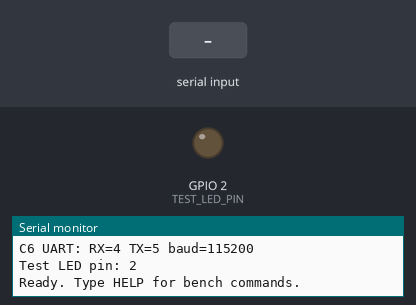
Simulated run of this sketch. Board: ESP32-C6. Shown: output pins drawn as LEDs (lit = HIGH), the last lines printed to the serial monitor. The test bench sets the inputs (shaded band).

Above: at 1.7 s.
1.8 s: "LED:ON\n" received over Serial
At 3.0 s:
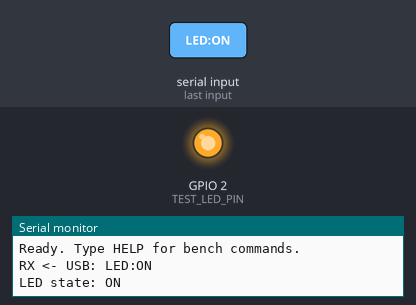
3.3 s: "HELLO\n" received over the second serial link
4.8 s: "HELLO\n" received over Serial
6.3 s: "STATUS:REQUEST\n" received over the second serial link
7.8 s: "STATUS:REQUEST\n" received over Serial
9.3 s: "LED:ON\n" received over the second serial link
Timing chart, 0 to 11.8 s (numbered marks = the images above; inputs shaded):
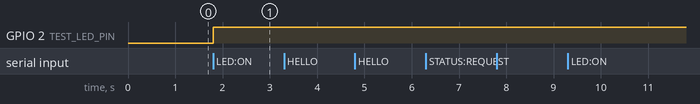

The sketch:

ShowduinoP4LedProof.ino
```cpp
/*
  Showduino P4 LED Proof-of-Life

  Purpose:
  - Runs on the ESP32-P4 side.
  - Receives text commands from the built-in ESP32-C6 bridge over UART.
  - Toggles a test LED/output when the touchscreen sends LED:TOGGLE.

  Tonight's test chain:

    5in touchscreen button
      -> ESP-NOW
      -> built-in C6 bridge
      -> UART
      -> P4 LED/output toggles

  Serial Monitor: 115200 baud

  IMPORTANT:
  - Set TEST_LED_PIN to a real safe output on your P4 board.
  - If your P4 board has a labelled built-in LED, use that pin.
  - If not, connect an LED + resistor to TEST_LED_PIN and GND.
*/

#include <Arduino.h>

// =========================================================
// Pin and serial settings
// =========================================================
#define USB_DEBUG_BAUD 115200
#define C6_UART_BAUD   115200

// Confirm these against your exact P4 board.
// These must match the C6 bridge sketch P4_UART_RX_PIN / P4_UART_TX_PIN wiring.
#define C6_UART_RX_PIN 4
#define C6_UART_TX_PIN 5

// Change this to your P4 built-in LED pin when confirmed.
// If unsure, wire a normal LED + resistor to this pin for the first proof test.
#define TEST_LED_PIN 2
#define TEST_LED_ON  HIGH
#define TEST_LED_OFF LOW

// =========================================================
// Global variables
// =========================================================
String c6InputBuffer;
String usbInputBuffer;
bool ledState = false;
uint32_t commandCount = 0;
unsigned long lastCommandMs = 0;

// =========================================================
// LED helpers
// =========================================================
void applyLedState() {
  digitalWrite(TEST_LED_PIN, ledState ? TEST_LED_ON : TEST_LED_OFF);
  Serial.print("LED state: ");
  Serial.println(ledState ? "ON" : "OFF");
}

void toggleLed() {
  ledState = !ledState;
  applyLedState();
}

// =========================================================
// Command parser
// =========================================================
void handleCommand(String command, const char *source) {
  command.trim();
  if (command.length() == 0) return;

  commandCount++;
  lastCommandMs = millis();

  Serial.print("RX <- ");
  Serial.print(source);
  Serial.print(": ");
  Serial.println(command);

  if (command == "HELLO") {
    Serial1.println("READY");
    Serial.println("TX -> C6: READY");
    return;
  }

  if (command == "STATUS:REQUEST") {
    Serial1.print("STATUS:P4_LED_PROOF:");
    Serial1.println(ledState ? "LED_ON" : "LED_OFF");
    Serial.println("TX -> C6: STATUS response sent");
    return;
  }

  if (command == "LED:ON") {
    ledState = true;
    applyLedState();
    Serial1.println("ACK:LED:ON");
    return;
  }

  if (command == "LED:OFF") {
    ledState = false;
    applyLedState();
    Serial1.println("ACK:LED:OFF");
    return;
  }

  if (command == "LED:TOGGLE") {
    toggleLed();
    Serial1.println("ACK:LED:TOGGLE");
    return;
  }

  if (command == "EMERGENCY:STOP") {
    ledState = false;
    applyLedState();
    Serial1.println("STATUS:EMERGENCY_LOCKED");
    return;
  }

  Serial1.print("WARN:UNKNOWN_COMMAND:");
  Serial1.println(command);
}

// =========================================================
// Read C6 bridge UART
// =========================================================
void readC6Serial() {
  while (Serial1.available() > 0) {
    char c = (char)Serial1.read();
    if (c == '\n' || c == '\r') {
      if (c6InputBuffer.length() > 0) {
        handleCommand(c6InputBuffer, "C6");
        c6InputBuffer = "";
      }
    } else {
      c6InputBuffer += c;
      if (c6InputBuffer.length() > 180) {
        c6InputBuffer = "";
        Serial.println("C6 command too long; buffer cleared.");
      }
    }
  }
}

// =========================================================
// USB bench commands
// =========================================================
void handleUsbLine(String command) {
  command.trim();
  if (command == "HELP") {
    Serial.println("Commands: HELP, LED:ON, LED:OFF, LED:TOGGLE, STATUS:REQUEST, HELLO");
    return;
  }
  handleCommand(command, "USB");
}

void readUsbSerial() {
  while (Serial.available() > 0) {
    char c = (char)Serial.read();
    if (c == '\n' || c == '\r') {
      if (usbInputBuffer.length() > 0) {
        handleUsbLine(usbInputBuffer);
        usbInputBuffer = "";
      }
    } else {
      usbInputBuffer += c;
      if (usbInputBuffer.length() > 180) {
        usbInputBuffer = "";
        Serial.println("USB command too long; buffer cleared.");
      }
    }
  }
}

// =========================================================
// Setup
// =========================================================
void setup() {
  Serial.begin(USB_DEBUG_BAUD);
  delay(500);

  Serial.println();
  Serial.println("Showduino P4 LED Proof-of-Life starting...");

  pinMode(TEST_LED_PIN, OUTPUT);
  ledState = false;
  applyLedState();

  Serial1.begin(C6_UART_BAUD, SERIAL_8N1, C6_UART_RX_PIN, C6_UART_TX_PIN);
  Serial.printf("C6 UART: RX=%d TX=%d baud=%d\n", C6_UART_RX_PIN, C6_UART_TX_PIN, C6_UART_BAUD);
  Serial.printf("Test LED pin: %d\n", TEST_LED_PIN);

  Serial.println("Ready. Type HELP for bench commands.");
  Serial1.println("READY");
}

// =========================================================
// Main loop
// =========================================================
void loop() {
  readUsbSerial();
  readC6Serial();
  delay(5);
}
```

Measured:
- after the input at 1.8 s, GPIO 2 (TEST_LED_PIN): LOW → HIGH at once
